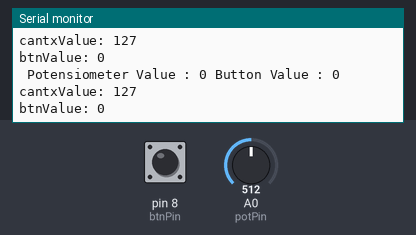
A sketch run on a simulated Arduino Uno, built with avr-gcc and run on an emulated ATmega328P. Shown: the last lines printed to the serial monitor. The inputs (shaded band) are chosen by the test bench; at power-on: A0 (potPin) = 512, pin 8 (btnPin) LOW.

Above: at 1.2 s.
1.3 s: A0 (potPin) set to 716
At 1.32 s:
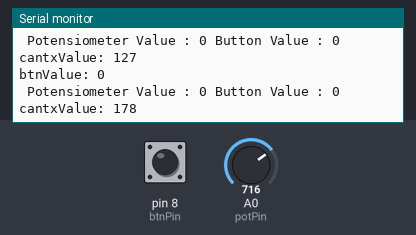
2.8 s: pin 8 (btnPin) pulled HIGH for 0.15 s
4.4 s: A0 (potPin) set to 900
At 4.66 s:
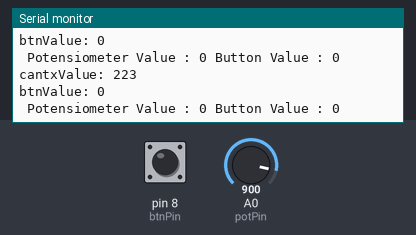
Timing chart, 0 to 7.4 s (numbered marks = the images above; inputs shaded):
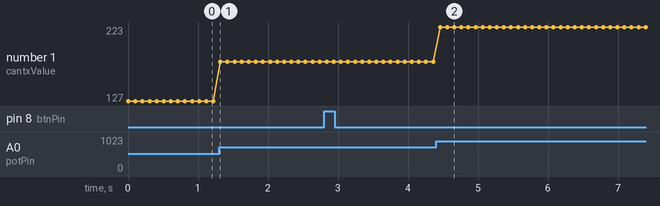

Measured:
- after the input at 1.3 s, the serial monitor: prints a new line at once (image 1)
- after the input at 4.4 s, the serial monitor: prints a new line after 0.06 s (image 2)
- plotted number 1: 127 → 178 after the input at 1.3 s, 178 → 223 after the input at 4.4 s

The sketch:

two-way_communication.ino
```cpp
//Canbus Send Data (MASTER)

#include <Arduino.h>
#include <mcp_can.h>
#include <SPI.h>
#include "mcp_can.h"
#include <stdio.h>

#define INT8U unsigned char
const int SPI_CS_PIN = 10;
MCP_CAN CAN(SPI_CS_PIN);


int potPin = A0;
int btnPin = 8;
int potValue = 0;
int cantxValue = 0;
int btnValue = 0;

INT8U len = 0;
INT8U buf[8];
unsigned char canId;
char str[20];

int btnvalue;
int potvalue;


void setup()
{
  Serial.begin(115200);

  while (CAN_OK != CAN.begin(CAN_500KBPS))  // baudrate 500kbps
  {
      Serial.println("CAN BUS Shield init fail");
      Serial.println("Init CAN BUS Shield again");
      delay(100);
  }
      Serial.println("CAN BUS Initialisation Succesful!");
}

    void loop()
{
  potValue = analogRead(potPin);
  btnValue = digitalRead(btnPin);
  cantxValue = map(potValue,0,1025,0,255);
  Serial.print("cantxValue: ");
  Serial.println(cantxValue);
  Serial.print("btnValue: ");
  Serial.println(btnValue);

  //Create CanBus data pack
  unsigned char canMsg[8] = {cantxValue, btnValue, 0x00, 0x00, 0x00, 0x00, 0x00, 0x00};

  //Send Data Construction:  id = 0x07B ---  standart Flame ---  data lenght = 8 ----  stmp:data buf
  CAN.sendMsgBuf(0x07B, 0, 8, canMsg);
  delay(100);
      while (CAN_MSGAVAIL == CAN.checkReceive())
        {
      CAN.readMsgBuf(&len, buf);
      canId = CAN.getCanId();
      potvalue = buf[0];
      btnvalue = buf[1];
      }

       Serial.print(" Potensiometer Value : ");
       Serial.print(potvalue);
       Serial.print(" Button Value : ");
       Serial.println(btnvalue);
}
```
